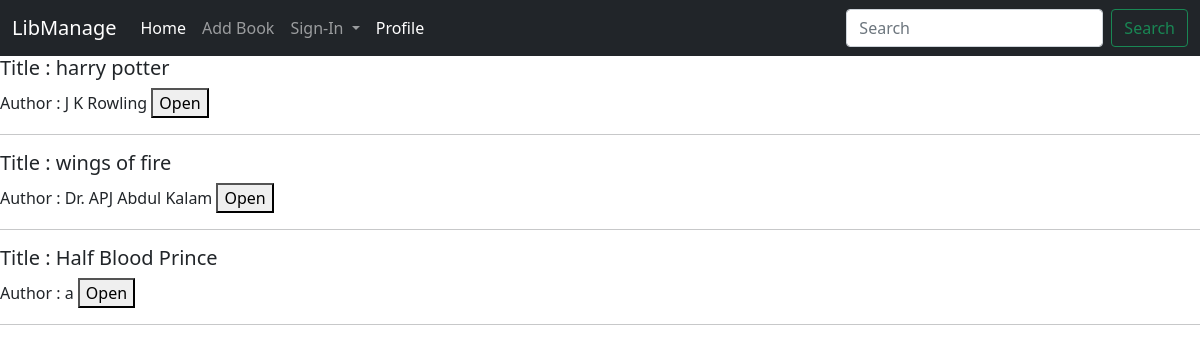
The app's page /, older data.
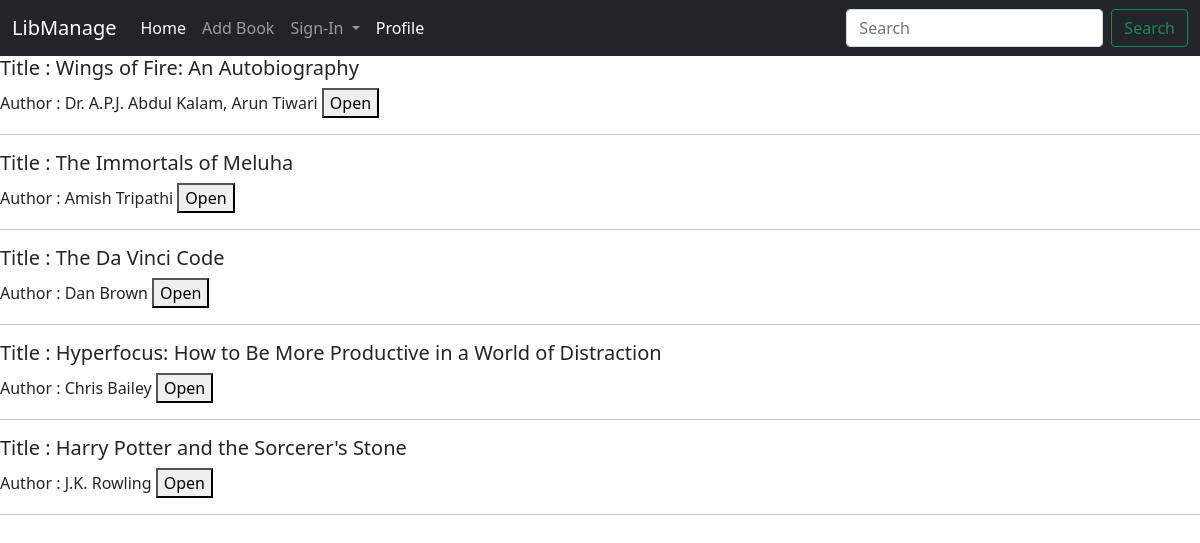
The same page, newer data.
### home/models.py (models this page shows, shortened)
class Book(models.Model):
    title = models.CharField(max_length=200)
    ISBN = models.CharField(max_length=100)
    author = models.CharField(max_length=200)
    publication = models.CharField(max_length=200)
    genre = models.CharField(max_length=100)
    available = models.CharField(max_length=50)
    summary = models.TextField()
    objects = models.Manager() # this is written because VSC was giving error that class has no objcts

### home/views.py (the view)
# urls.py: path('', views.index, name='home'),
def index(request):
    try:
        allBooks=Book.objects.all()
    except Book.DoesNotExist:
        allBooks=None
    context = {
        'allBooks':allBooks
    }
    return render(request, 'index.html', context)

### templates/index.html (shortened to what this page needs)
{% extends 'base.html' %}
{% block body %}
    {% for bookitem in allBooks %}
        <form action='\bookpage' method='post'>
            <h5>Title : {{bookitem.title}}</h5>
            <p>Author : {{bookitem.author}}
            <button type='submit'>Open</button>
            </p>
            <hr>
        </form>
    {%endfor%}
{% endblock body %}

### templates/base.html (shortened to what this page needs)
<!doctype html>
<html lang="en">
  <head>
    <link href="https://cdn.jsdelivr.net/npm/bootstrap@5.0.0-beta3/dist/css/bootstrap.min.css" rel="stylesheet">
  </head>
  <body>
    <nav class="navbar navbar-expand-lg navbar-dark bg-dark">
  <div class="container-fluid">
    <a class="navbar-brand" href="#">LibManage</a>
    <div class="collapse navbar-collapse" id="navbarSupportedContent">
      <ul class="navbar-nav me-auto mb-2 mb-lg-0">
        <li class="nav-item">
          <a class="nav-link active" aria-current="page" href="/">Home</a>
        </li>
        <li class="nav-item">
          <a class="nav-link" href="/addBook">Add Book</a>
        </li>
        <li class="nav-item dropdown">
          <a class="nav-link dropdown-toggle" href="#" id="navbarDropdown" role="button" data-bs-toggle="dropdown" aria-expanded="false">
            Sign-In
          </a>
        </li>
        <li class="nav-item">
          <a class="nav-link active" aria-current="page" href="profile">Profile</a>
        </li>
      </ul>
      <form class="d-flex">
        <input class="form-control me-2" type="search" placeholder="Search" aria-label="Search">
        <button class="btn btn-outline-success" type="submit">Search</button>
      </form>
    </div>
  </div>
</nav>
{% block body %}{% endblock body %}
  </body>
</html>

Row changes from the older to the newer data that the page shows:
removed Book: title "Half Blood Prince", author "a"
changed Book: title "harry potter" → "Wings of Fire: An Autobiography"; author "J K Rowling" → "Dr. A.P.J. Abdul Kalam, Arun Tiwari"
added Book: title "The Immortals of Meluha", author "Amish Tripathi"
added Book: title "The Da Vinci Code", author "Dan Brown"
changed Book: title "wings of fire" → "Hyperfocus: How to Be More Productive in a World of Distraction"; author "Dr. APJ Abdul Kalam" → "Chris Bailey"
added Book: title "Harry Potter and the Sorcerer's Stone", author "J.K. Rowling"
